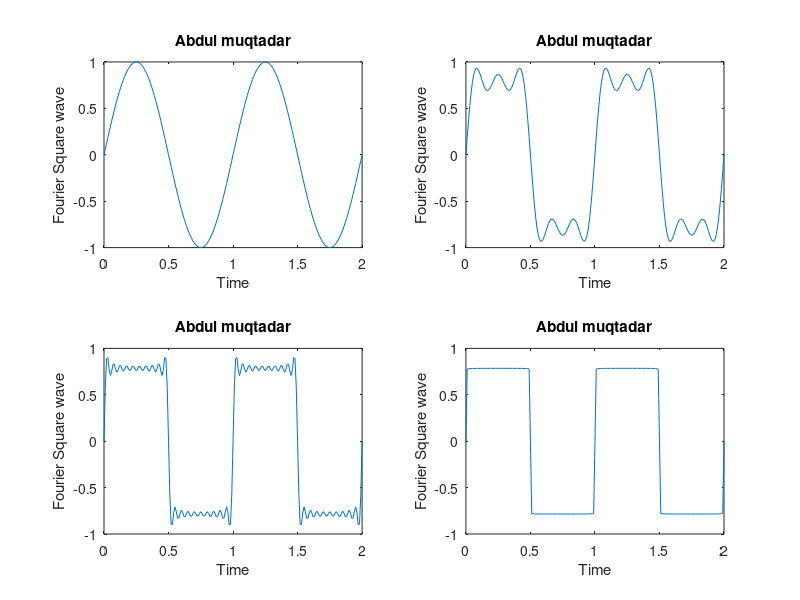

MATLAB code for this plot:
subplot(2,2,1)
f=1;
y=0;
w=2*pi*f;
t=0:0.01:2; 
terms=1;
for n=1:2:2*terms;
    y= y + (1/n)*sin(n*w*t);    
end
plot(t,y)
title('Abdul muqtadar')
xlabel('Time')
ylabel('Fourier Square wave')
 
subplot(2,2,2)
f=1;
y=0
w=2*pi*f;
t=0:0.01:2; 
terms=3
for n=1:2:2*terms 
y= y + (1/n)*sin(n*w*t);    
end
plot(t,y)
title('Abdul muqtadar')
xlabel('Time')
ylabel('Fourier Square wave')
 
subplot(2,2,3)
f=1;
y=0
w=2*pi*f;
t=0:0.01:2; 
terms=10
for n=1:2:2*terms    
    y= y + (1/n)*sin(n*w*t);    
end
plot(t,y)
title('Abdul muqtadar')
xlabel('Time')
ylabel('Fourier Square wave')
 
subplot(2,2,4)
f=1;
y=0
w=2*pi*f;
t=0:0.01:2; 
terms=500
for n=1:2:2*terms
    y= y + (1/n)*sin(n*w*t);    
end
plot(t,y)
title('Abdul muqtadar')
xlabel('Time')
ylabel('Fourier Square wave')
